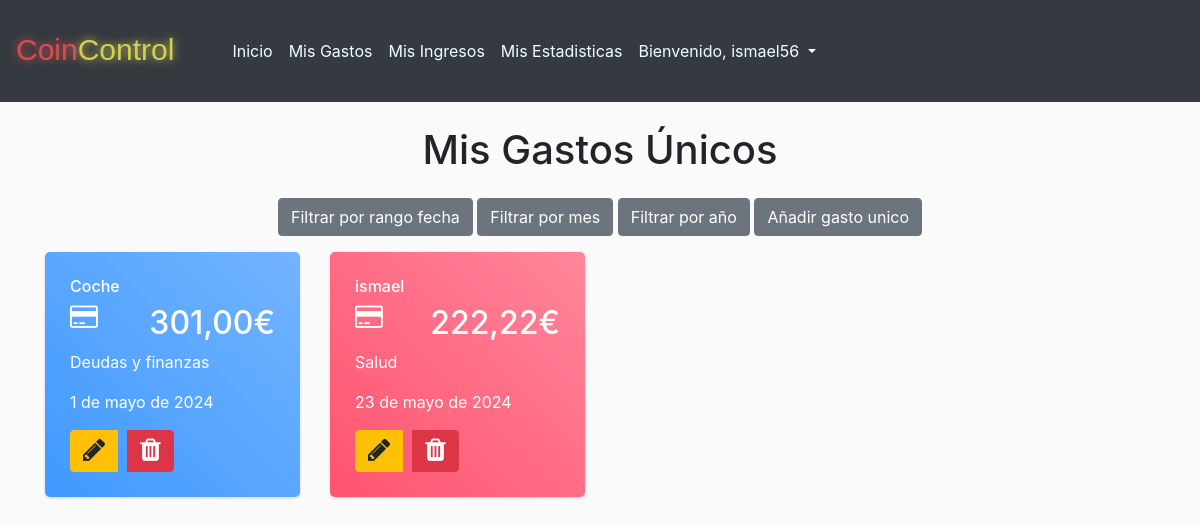
The app's page /mis_gastos/unicos (signed in), older data.
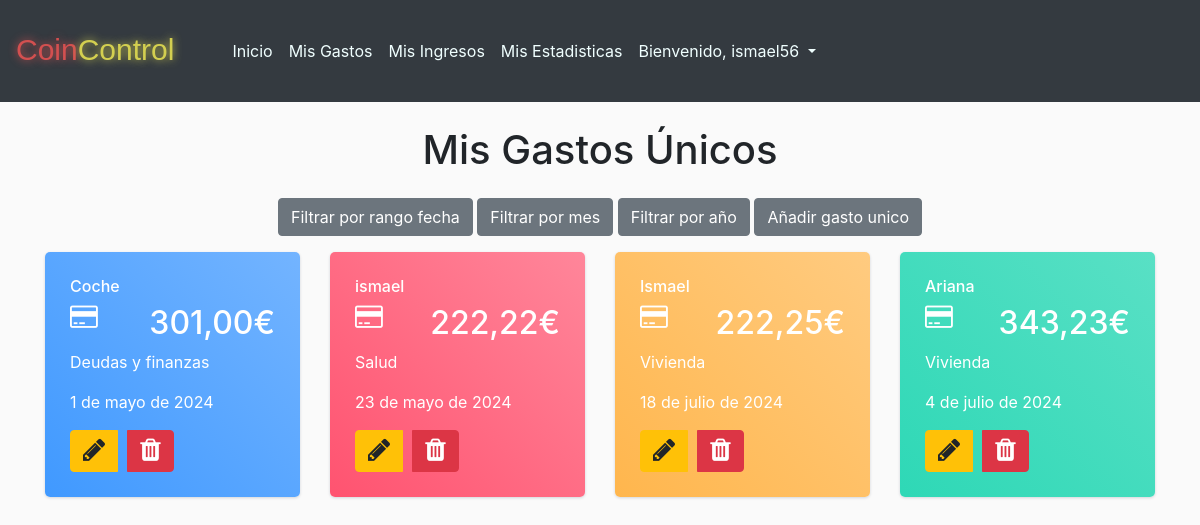
The same page, newer data.
### CoinControllapp/models.py (models this page shows, shortened)
class Gasto(models.Model):
    nombre = models.CharField(max_length=100)
    cantidad = models.DecimalField(max_digits=10, decimal_places=2)
    fecha = models.DateField()
    fechaFin =models.DateField(null=True,blank=True)
    categoria = models.CharField(max_length=100)
    notas = models.TextField(blank=True)
    usuario = models.ForeignKey(User, on_delete=models.CASCADE)
    pagoUnico = models.BooleanField(default=False)

### CoinControllapp/views_gastos.py (the view)
# urls.py: path('mis_gastos/unicos',views_gastos.gastosUnicos_view,name='gastos_unico'),
@login_required
def gastosUnicos_view(request):
    gastos = Gasto.objects.filter(usuario=request.user,fechaFin__isnull= True)
    return render(request, 'mis_gastos_unicos.html', {'gastos': gastos})

### CoinControllapp/templates/mis_gastos_unicos.html (shortened to what the changed rows need)
{% extends 'base.html' %} {% block content %}
<div class="container">
    <h1 class="mt-4 mb-4 text-center">Mis Gastos Únicos</h1>
    <div class="row">
        {% for gasto in gastos %}
        {% if forloop.counter0|divisibleby:4 %}
        <div class="col-md-4 col-xl-3">
            <div class="card bg-c-blue order-card">
                <div class="card-block">
                    <h6 class="m-b-20">{{ gasto.nombre }}</h6>
                    <h2 class="text-right"><i class="fa fa-credit-card f-left"></i><span>{{ gasto.cantidad }}€</span>
                    </h2>
                    <p class="m-b-0">{{ gasto.categoria }}</p>
                    <p class="m-b-0">{{ gasto.fecha }}</p>
                    <div class="btn-group" role="group" aria-label="Botones de acción">
                        <a href="{% url 'editar_gasto_unico_view' gasto.id %}" class="btn btn-warning" role="button" title="Editar"><i class="fa fa-pencil"></i></a>
                        <div class="btn-group-divider" style="width: 10px;"></div>
                        <a href="{% url 'borrar_gasto_unico' gasto.id %}" class="btn btn-danger" role="button" title="Borrar"><i class="fa fa-trash"></i></a>
                    </div>
                </div>
            </div>
        </div>
        {% elif forloop.counter0|divisibleby:3 %}
        <div class="col-md-4 col-xl-3">
            <div class="card bg-c-green order-card">
                <div class="card-block">
                    <h6 class="m-b-20">{{ gasto.nombre }}</h6>
                    <h2 class="text-right"><i class="fa fa-credit-card f-left"></i><span>{{ gasto.cantidad }}€</span>
                    </h2>
                    <p class="m-b-0">{{ gasto.categoria }}</p>
                    <p class="m-b-0">{{ gasto.fecha }}</p>
                    <div class="btn-group" role="group" aria-label="Botones de acción">
                        <a href="{% url 'editar_gasto_unico_view' gasto.id %}" class="btn btn-warning" role="button" title="Editar"><i class="fa fa-pencil"></i></a>
                        <div class="btn-group-divider" style="width: 10px;"></div>
                        <a href="{% url 'borrar_gasto_unico' gasto.id %}" class="btn btn-danger" role="button" title="Borrar"><i class="fa fa-trash"></i></a>
                    </div>
                </div>
            </div>
        </div>
        {% elif forloop.counter0|divisibleby:2 %}
        <div class="col-md-4 col-xl-3">
            <div class="card bg-c-yellow order-card">
                <div class="card-block">
                    <h6 class="m-b-20">{{ gasto.nombre }}</h6>
                    <h2 class="text-right"><i class="fa fa-credit-card f-left"></i><span>{{ gasto.cantidad }}€</span>
                    </h2>
                    <p class="m-b-0">{{ gasto.categoria }}</p>
                    <p class="m-b-0">{{ gasto.fecha }}</p>
                    <div class="btn-group" role="group" aria-label="Botones de acción">
                        <a href="{% url 'editar_gasto_unico_view' gasto.id %}" class="btn btn-warning" role="button" title="Editar"><i class="fa fa-pencil"></i></a>
                        <div class="btn-group-divider" style="width: 10px;"></div>
                        <a href="{% url 'borrar_gasto_unico' gasto.id %}" class="btn btn-danger" role="button" title="Borrar"><i class="fa fa-trash"></i></a>
                    </div>
                </div>
            </div>
        </div>
        {% else %}
        <div class="col-md-4 col-xl-3">
            <div class="card bg-c-pink order-card">
                <div class="card-block">
                    <h6 class="m-b-20">{{ gasto.nombre }}</h6>
                    <h2 class="text-right"><i class="fa fa-credit-card f-left"></i><span>{{ gasto.cantidad }}€</span>
                    </h2>
                    <p class="m-b-0">{{ gasto.categoria }}</p>
                    <p class="m-b-0">{{ gasto.fecha }}</p>
                    <div class="btn-group" role="group" aria-label="Botones de acción">
                        <a href="{% url 'editar_gasto_unico_view' gasto.id %}" class="btn btn-warning" role="button" title="Editar"><i class="fa fa-pencil"></i></a>
                        <div class="btn-group-divider" style="width: 10px;"></div>
                        <a href="{% url 'borrar_gasto_unico' gasto.id %}" class="btn btn-danger" role="button" title="Borrar"><i class="fa fa-trash"></i></a>
                    </div>
                </div>
            </div>
        </div>
        {% endif %}
        {% endfor %}
    </div>
</div>
{% endblock %}

Row changes from the older to the newer data that the page shows:
added Gasto: nombre "Ismael", cantidad "222,25", categoria "Vivienda", fecha "18 de julio de 2024"
added Gasto: nombre "Ariana", cantidad "343,23", categoria "Vivienda", fecha "4 de julio de 2024"
